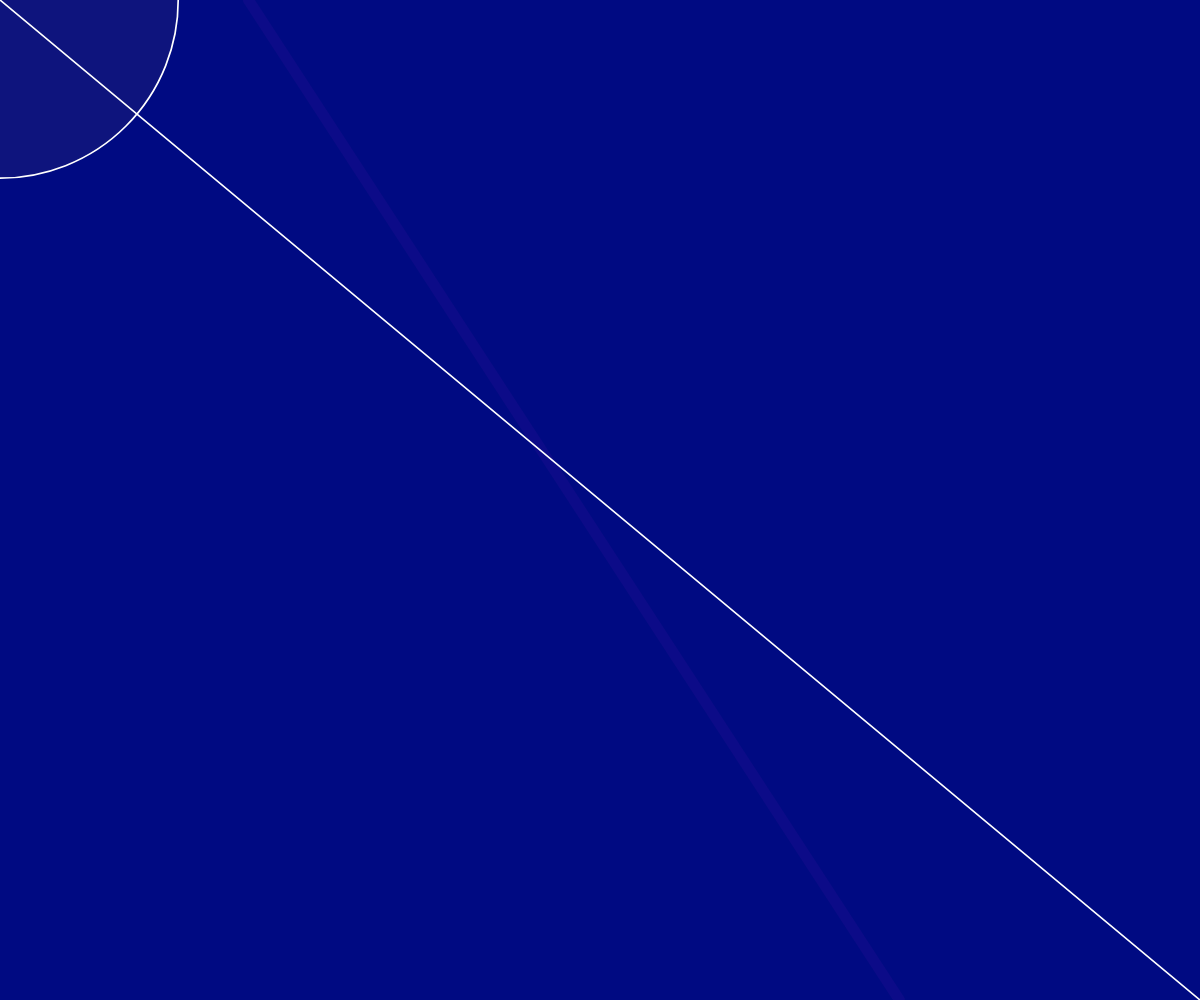
Frame 1 (no input)
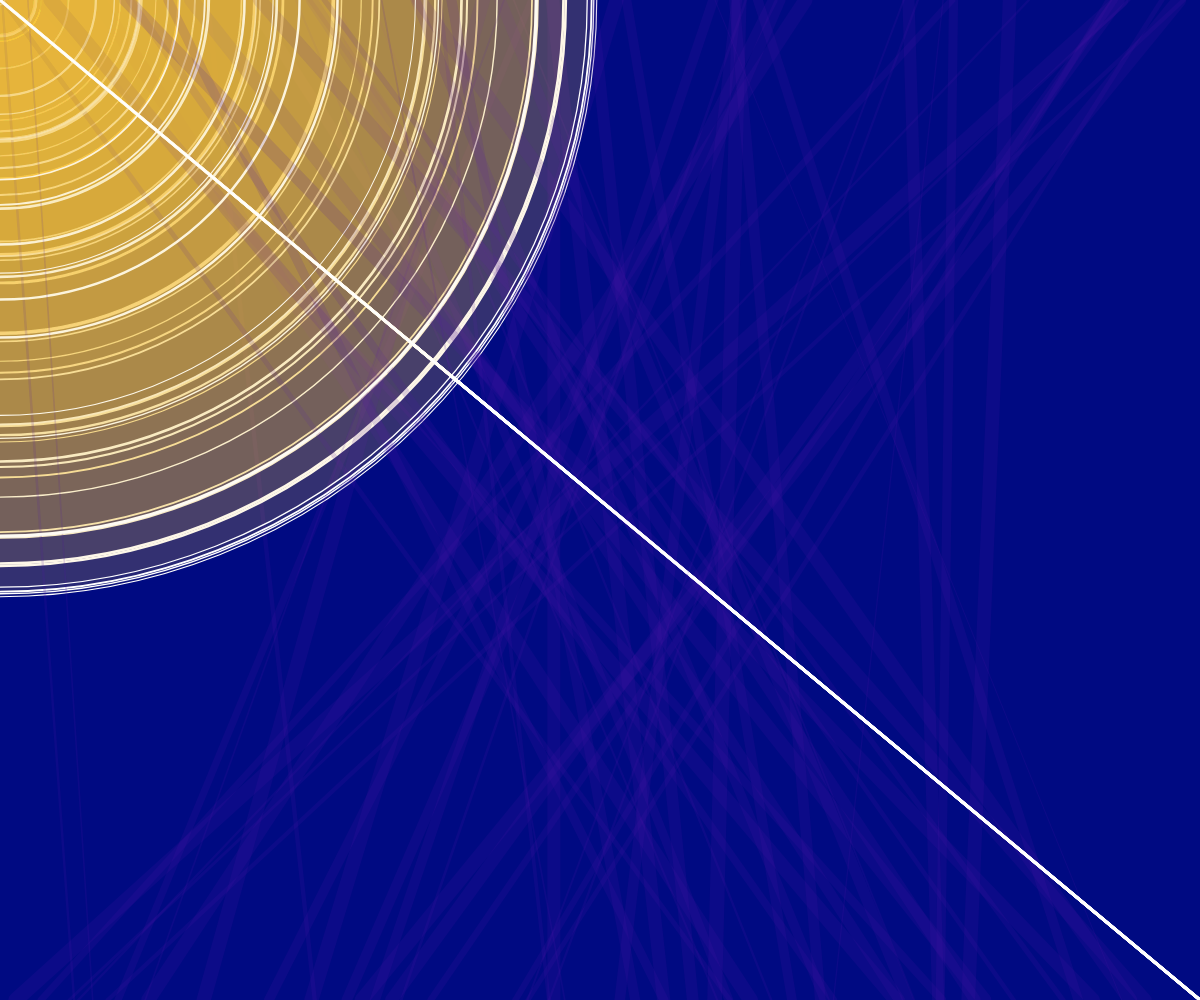
Frame 60 (no input)
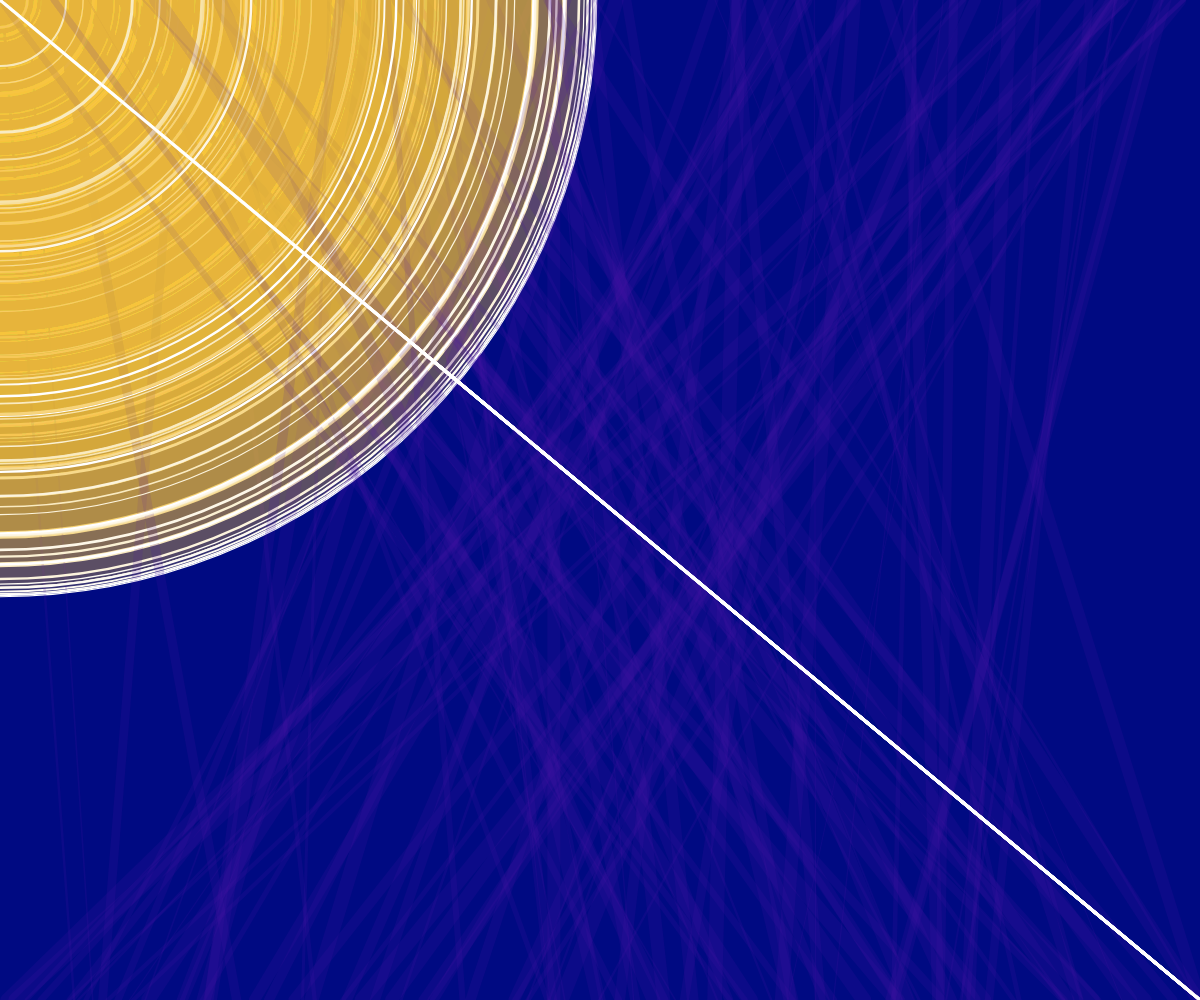
Frame 120 (the mouse pressed at the canvas centre since frame 60)

The p5.js sketch that drew these frames (run headless with seeded random() and noise() and a simulated clock; from frame 60 on, the mouse is pressed at the canvas centre):

// p5.js sketch
// ── sketch.js
// https://openprocessing.org/sketch/1633183
var xc, yc;
var r, g, b;

function setup() {
  xc = windowWidth / 2;
  yc = windowHeight / 2;
  createCanvas(windowWidth, windowHeight);
  background(0, 10, 130);
}

function draw() {
  strokeWeight(random(1, 15));
  stroke((0, 72), 21, 163, 44);
  line(random(0, windowWidth), 0, random(0, windowWidth), windowHeight);
  ///lines ^
  stroke(255);
  strokeWeight(random(1, 3));
  fill(237, 184, 62, 15);
  circle(random(0, 0, windowWidth), 0, random(windowWidth), windowHeight);
  frameRate(25);
  //"sun"^
  triangle(windowWidth, windowHeight, mouseX, mouseY, 0, 0);
}
